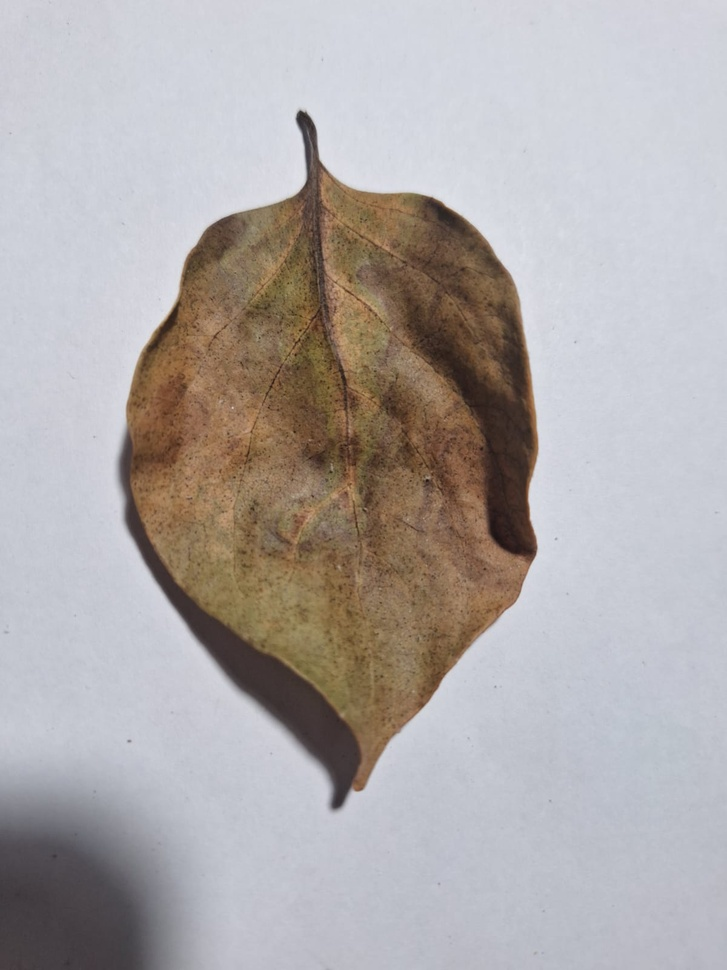
#> input picture last.jpg, 727 x 970 px, shrunk from 1200 x 1600 before the run, given as the content of the folder /content/, which was not available
$ jupyter execute analysis.ipynb   (text cells are left out)
#> lines starting #> are read from the running program, lines starting #| are printed output that depends on the picture; after the words box and inside, x2 and y2 are one past the last pixel; in counts of white or black regions, pixels touching at a corner belong together; pictures that were not available may be replaced by others from this repository, and a replacement may not be noted
[cell 1]
from google.colab import files

uploaded = files.upload()
#> the answer given: last.jpg

[cell 2]
import os
os.listdir('/content/')

[cell 3]
import os
import cv2
import numpy as np
import matplotlib.pyplot as plt

def compute_leaf_size(mask):
    #Compute leaf size from the total image
    leaf_area = np.sum(mask > 0)
    total_area = mask.shape[0] * mask.shape[1]
    return leaf_area / total_area

def compute_leaf_roughness(image):
    #Compute leaf roughness by taking into account the edges
    #Using opencv
    gray_image = cv2.cvtColor(image, cv2.COLOR_BGR2GRAY)
    edges = cv2.Canny(gray_image, threshold1=30, threshold2=100)
    roughness = np.sum(edges > 0) / (edges.shape[0] * edges.shape[1])
    return roughness

def compute_greenness(image_path):

    # Read the image using opencv
#> called with image_path = '/content/last.jpg'
    image = cv2.imread(image_path)
#> image is the input picture: shape (970, 727, 3); mean B, G, R 170.1, 170.3, 175.4
    if image is None:
        print(f"Warning: Unable to load image '{image_path}'. Skipping.")
        return None
    image_hsv = cv2.cvtColor(image, cv2.COLOR_BGR2HSV)
#> image_hsv: shape (970, 727, 3); mean H, S, V 89.9, 38, 183.4

    # Define the range for green color
    lower_green = np.array([0, 0, 0])
    upper_green = np.array([85, 255, 255])

    green_mask = cv2.inRange(image_hsv, lower_green, upper_green)
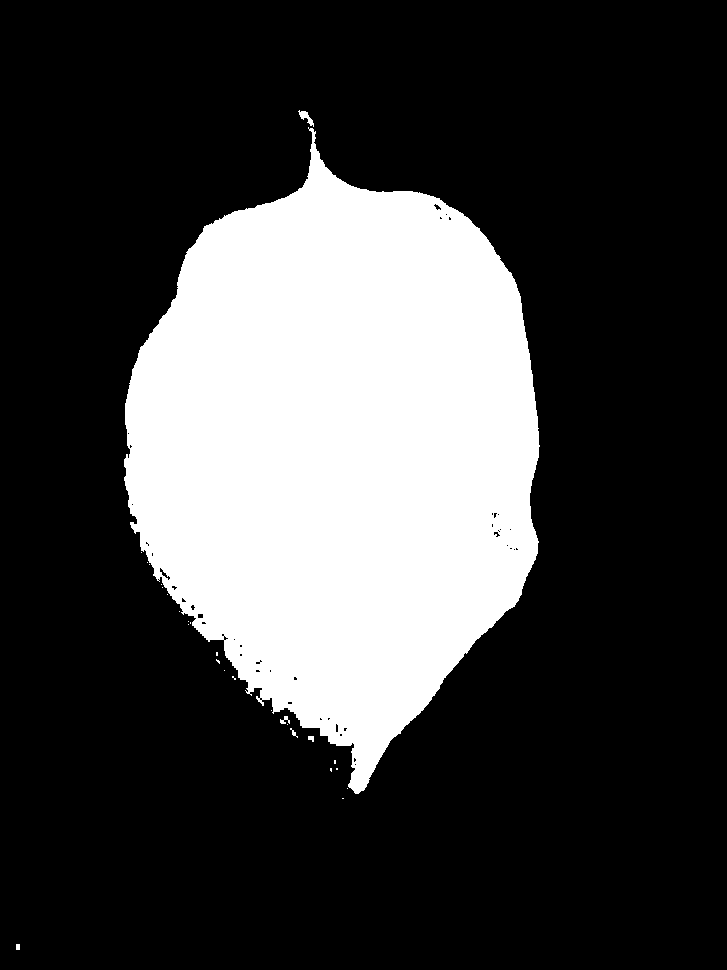
#> green_mask: shape (970, 727); 25.6% white; 27 white regions (21 under 20 px), largest, box (x1, y1, x2, y2) and area: (124, 127, 540, 794) 180519, (298, 110, 314, 127) 103, (280, 716, 290, 724) 43, (308, 736, 314, 742) 28, (290, 728, 298, 738) 26, (16, 944, 20, 950) 24

    image_rgb = cv2.cvtColor(image, cv2.COLOR_BGR2RGB).astype(float)
    green_only = cv2.bitwise_and(image_rgb, image_rgb, mask=green_mask)
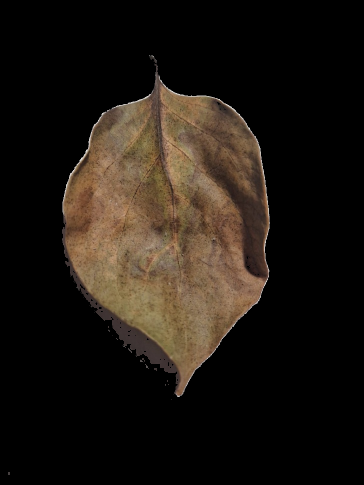
#> green_only: shape (970, 727, 3) float64 (shown at 1/2 size); mean R, G, B 31.3, 24.7, 18.1

    # Extract the channels
    R = green_only[:, :, 0]
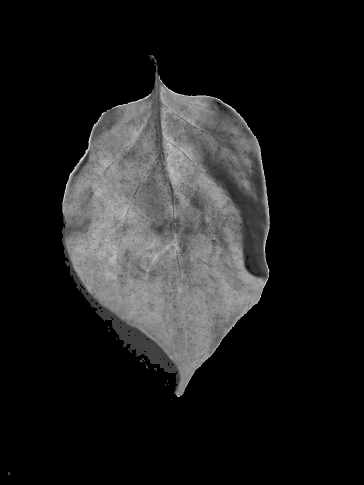
#> R: shape (970, 727) float64 (shown at 1/2 size); min 0, max 229, mean 31.3
    G = green_only[:, :, 1]
    B = green_only[:, :, 2]

    # Compute the greenness of the leaf
    epsilon = 1e-6
    denominator = R + G + B + epsilon
    greenness = G / denominator
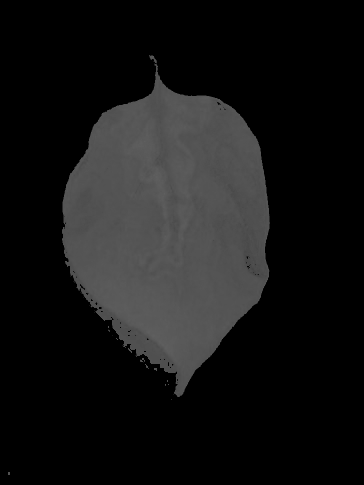
#> greenness: shape (970, 727) float64 (shown at 1/2 size); min 0, max 0.396, mean 0.085

    # Calculate the average greenness across the leaf (only green areas)
    green_area = np.sum(green_mask > 0)
#> green_area = 180805
    total_area = image.shape[0] * image.shape[1]
    avg_greenness = np.mean(greenness[green_mask > 0])
#> avg_greenness = 0.331
    green_area_ratio = green_area / total_area
#> green_area_ratio = 0.256

    # Compute leaf size
    gray_image = cv2.cvtColor(image, cv2.COLOR_BGR2GRAY)
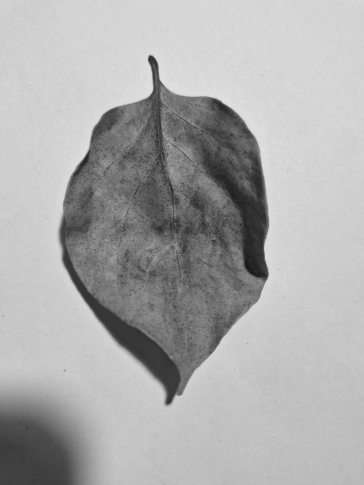
#> gray_image: shape (970, 727) (shown at 1/2 size); min 21, max 227, mean 171.8
    _, leaf_mask = cv2.threshold(gray_image, 240, 255, cv2.THRESH_BINARY_INV)
#> leaf_mask: shape (970, 727); every value is 255
    leaf_size = compute_leaf_size(leaf_mask)
#> in compute_leaf_size, `leaf_area = np.sum(mask > 0)`: leaf_area = 705190
#> leaf_size = 1

    # Compute leaf roughness
    leaf_roughness = compute_leaf_roughness(image)
#> in compute_leaf_roughness, `edges = cv2.Canny(gray_image, threshold1=30, threshold2=100)`:
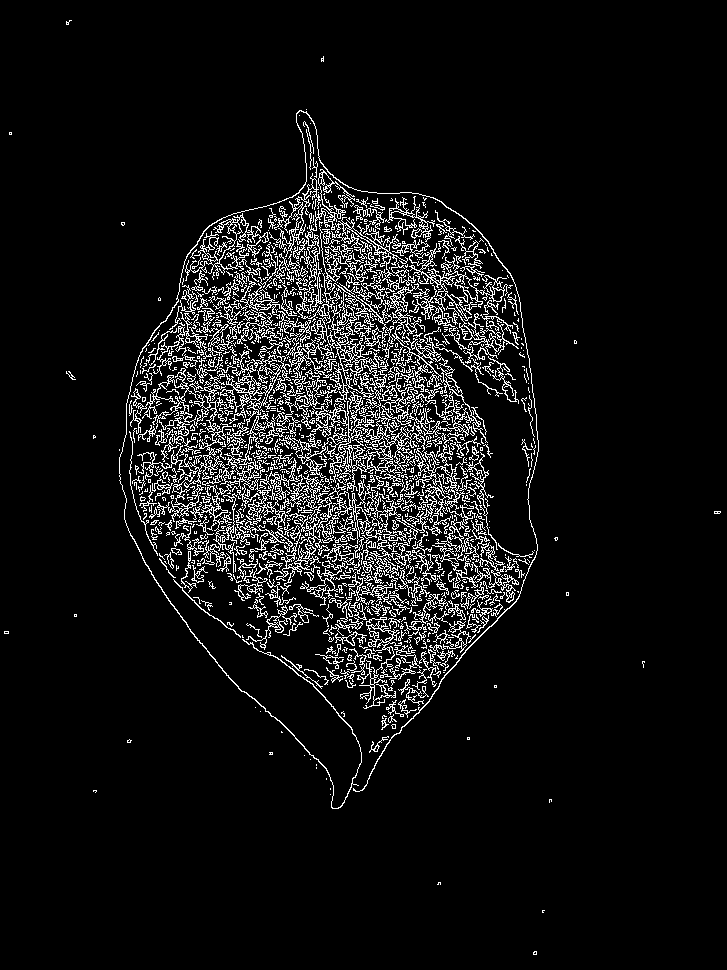
#> edges: shape (970, 727); 7.4% white in thin lines or dots
#> in compute_leaf_roughness, `roughness = np.sum(edges > 0) / (edges.shape[0] * edges.shape[1])`: roughness = 0.0736
#> leaf_roughness = 0.0736

    return avg_greenness, green_area_ratio, leaf_size, leaf_roughness

def analyze_leaves(directory):

    supported_formats = ('.png', '.jpg', '.jpeg', '.bmp', '.tif', '.tiff')
    image_files = [f for f in os.listdir(directory) if f.lower().endswith(supported_formats)]

    if not image_files:
        print("No image files found in the specified directory.")
        return

    health_scores = {}

    print("Analyzing images...\n")

    for img in image_files:
        path = os.path.join(directory, img)
        result = compute_greenness(path)
#> result = (0.331, 0.256, 1, 0.0736)
        if result is not None:
            avg_greenness, green_area_ratio, leaf_size, leaf_roughness = result
#> avg_greenness = 0.331; green_area_ratio = 0.256; leaf_size = 1; leaf_roughness = 0.0736
            # Calculate Plant Health Index (PHI)
            PHI = 0.5 * avg_greenness + 0.3 * leaf_size + 0.2 * (1 - leaf_roughness)
#> PHI = 0.651
            health_scores[img] = PHI
            print(f"Analyzed '{img}': plant health index = {PHI:.4f} (Greenness: {avg_greenness:.4f}, Size: {leaf_size:.4f}, Roughness: {leaf_roughness:.4f})")
#| Analyzed 'last.jpg': plant health index = 0.6510 (Greenness: 0.3314, Size: 1.0000, Roughness: 0.0736)

    if not health_scores:
        print("No valid images were processed.")
        return

    # Identify the healthiest leaf image (highest PHI)
    healthiest_image = max(health_scores, key=health_scores.get)
#> healthiest_image = 'last.jpg'
    healthiest_score = health_scores[healthiest_image]
#> healthiest_score = 0.651

    print("\n=== Analysis Results ===")
    print(f"Healthiest Leaf: '{healthiest_image}' with a Plant Health Index (PHI) of {healthiest_score:.4f}")
#| Healthiest Leaf: 'last.jpg' with a Plant Health Index (PHI) of 0.6510
    print("\nOther Leaves:")

    sorted_images = sorted(health_scores.items(), key=lambda x: x[1], reverse=True)
#> sorted_images = [('last.jpg', 0.651)]

    for img, PHI in sorted_images:
        if img == healthiest_image:
            continue  # Skip the healthiest image
        relative_health = (PHI / healthiest_score) * 100
        print(f" - '{img}': Plant Health Index = {PHI:.4f} ({relative_health:.2f}% of healthiest leaf)")
#> this loop made 1 pass

    print("\nAnalysis complete.")

if __name__ == "__main__":
    # Example of processing the uploaded image directly
    directory = "/content/"  # Directory where your leaf images are stored

    if not os.path.isdir(directory):
        print(f"Error: The directory '{directory}' does not exist.")
    else:
        analyze_leaves(directory)

$ run again, on second.jpg
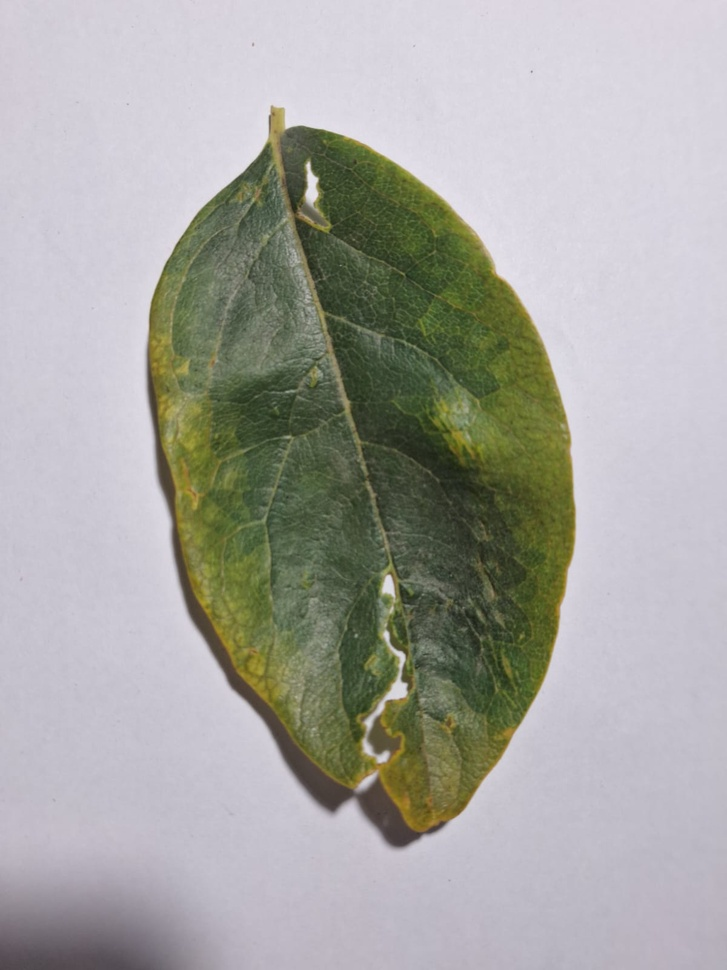
#> input picture second.jpg, 727 x 970 px, shrunk from 1200 x 1600 before the run, given as the content of the folder /content/, which was not available
#> in compute_greenness, image is the input picture: shape (970, 727, 3); mean B, G, R 162.3, 166.8, 167
#> image_hsv: shape (970, 727, 3); mean H, S, V 101.2, 38.8, 174.2
#> in compute_greenness, `green_mask = cv2.inRange(image_hsv, lower_green, upper_green)`:
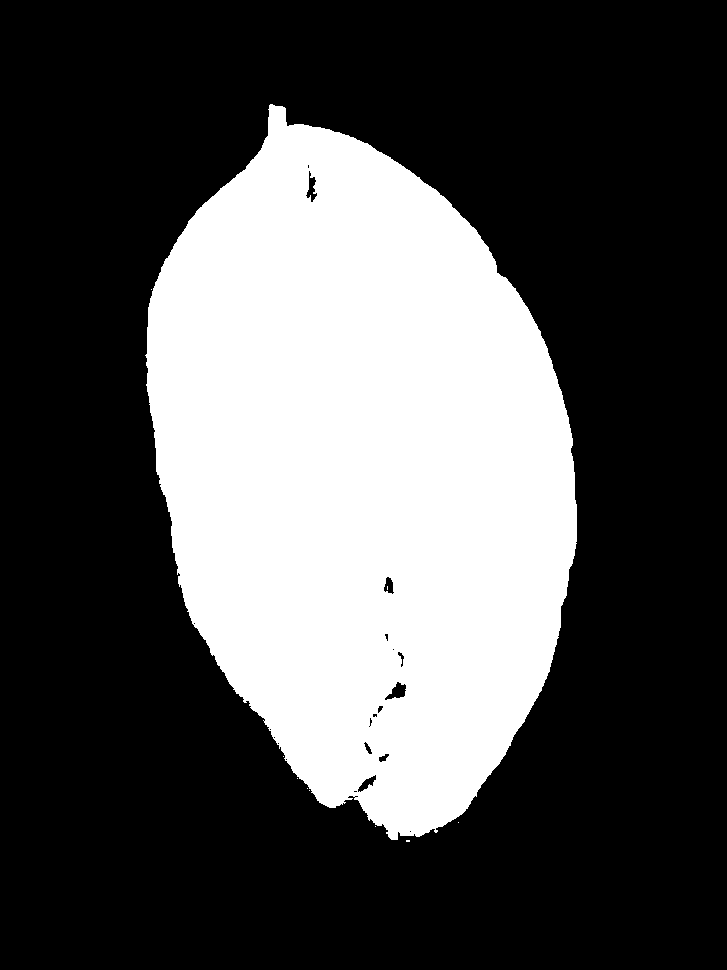
#> green_mask: shape (970, 727); 31.7% white; 10 white regions (9 under 20 px), largest, box (x1, y1, x2, y2) and area: (145, 104, 577, 840) 223188
#> green_area = 223207
#> in compute_greenness, `avg_greenness = np.mean(greenness[green_mask > 0])`: avg_greenness = 0.394
#> in compute_greenness, `green_area_ratio = green_area / total_area`: green_area_ratio = 0.317
#> leaf_mask: shape (970, 727); every value is 255
#> leaf_area = 705190
#> in compute_greenness, `leaf_size = compute_leaf_size(leaf_mask)`: leaf_size = 1
#> in compute_leaf_roughness, `edges = cv2.Canny(gray_image, threshold1=30, threshold2=100)`:
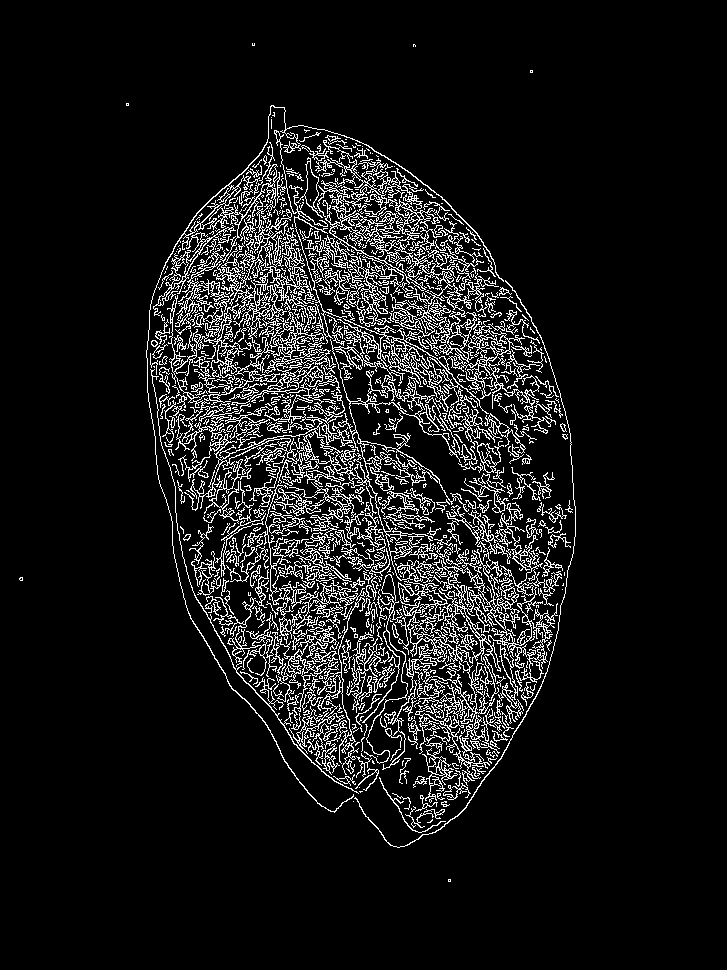
#> edges: shape (970, 727); 9.1% white in thin lines or dots, all inside (x1, y1, x2, y2) = (19, 43, 576, 882)
#> roughness = 0.0908
#> result = (0.394, 0.317, 1, 0.0908)
#> in analyze_leaves, `avg_greenness, green_area_ratio, leaf_size, leaf_roughness = result`: avg_greenness = 0.394; green_area_ratio = 0.317; leaf_size = 1; leaf_roughness = 0.0908
#> in analyze_leaves, `PHI = 0.5 * avg_greenness + 0.3 * leaf_size + 0.2 * (1 - leaf_roughness)`: PHI = 0.679
#| Analyzed 'second.jpg': plant health index = 0.6786 (Greenness: 0.3936, Size: 1.0000, Roughness: 0.0908)
#> healthiest_image = 'second.jpg'
#> healthiest_score = 0.679
#| Healthiest Leaf: 'second.jpg' with a Plant Health Index (PHI) of 0.6786
#> sorted_images = [('second.jpg', 0.679)]
#> the loop in analyze_leaves, `for img, PHI in sorted_images:` made 1 pass

$ run again, on third.jpg
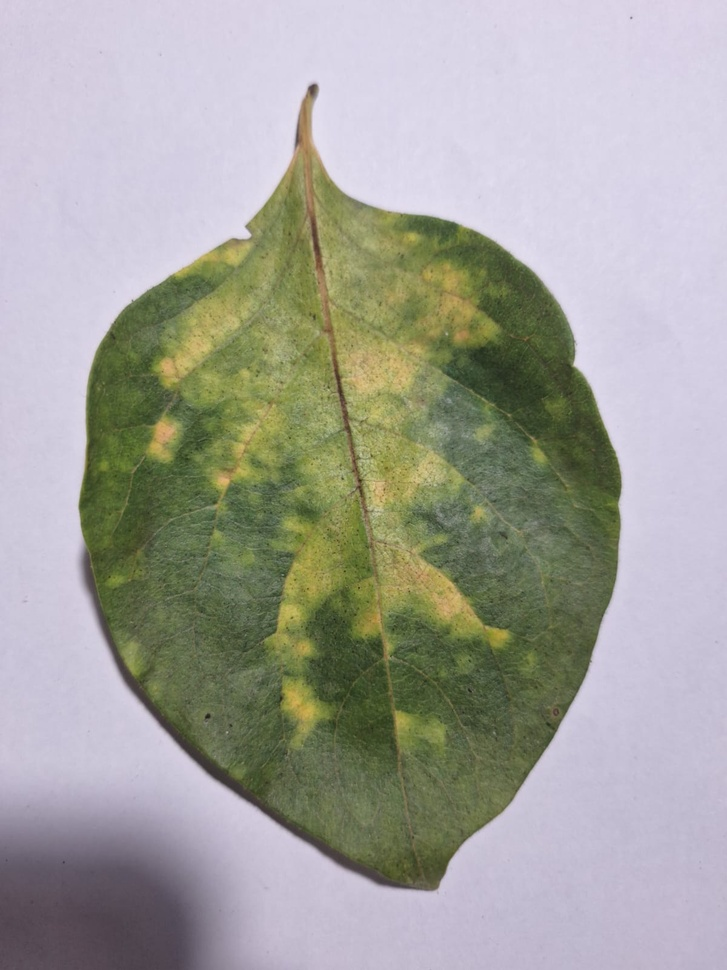
#> input picture third.jpg, 727 x 970 px, shrunk from 1200 x 1600 before the run, given as the content of the folder /content/, which was not available
#> in compute_greenness, image is the input picture: shape (970, 727, 3); mean B, G, R 155.9, 162.4, 162.9
#> image_hsv: shape (970, 727, 3); mean H, S, V 92.6, 51.6, 173.7
#> in compute_greenness, `green_mask = cv2.inRange(image_hsv, lower_green, upper_green)`:
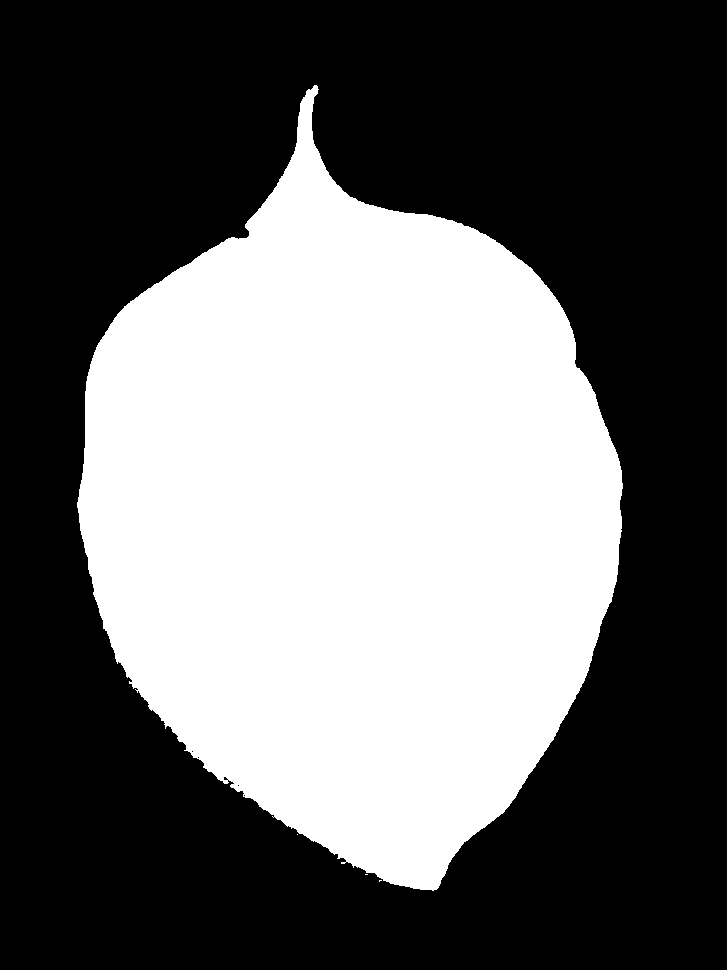
#> green_mask: shape (970, 727); 40.1% white; 4 white regions (3 under 20 px), largest, box (x1, y1, x2, y2) and area: (77, 85, 623, 891) 282432
#> green_area = 282440
#> in compute_greenness, `avg_greenness = np.mean(greenness[green_mask > 0])`: avg_greenness = 0.392
#> in compute_greenness, `green_area_ratio = green_area / total_area`: green_area_ratio = 0.401
#> leaf_mask: shape (970, 727); every value is 255
#> leaf_area = 705190
#> in compute_greenness, `leaf_size = compute_leaf_size(leaf_mask)`: leaf_size = 1
#> in compute_leaf_roughness, `edges = cv2.Canny(gray_image, threshold1=30, threshold2=100)`:
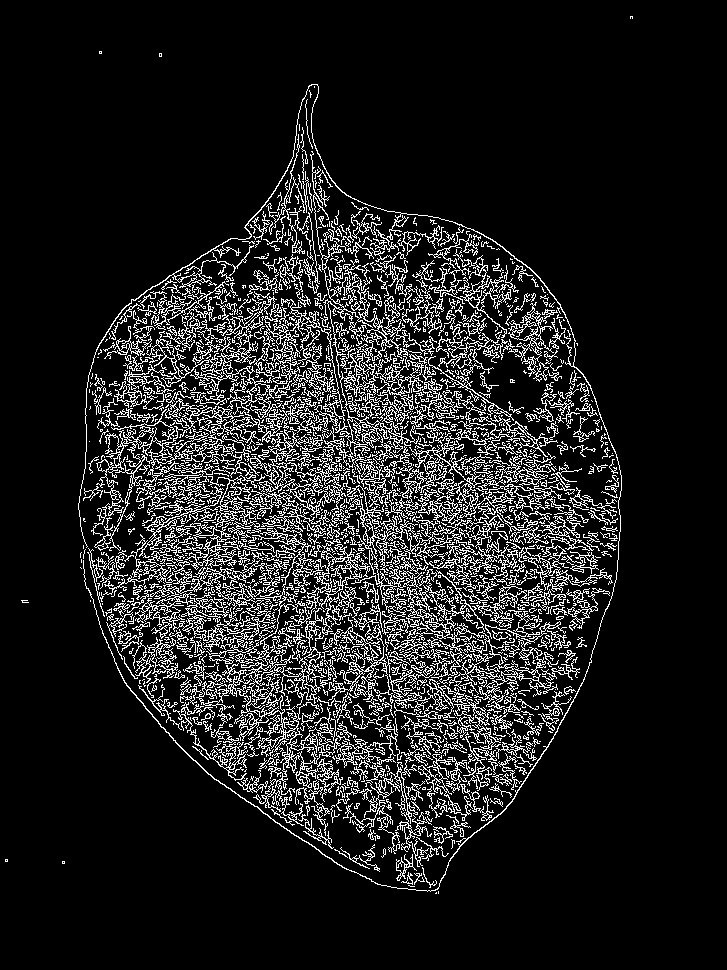
#> edges: shape (970, 727); 12% white in thin lines or dots, all inside (x1, y1, x2, y2) = (5, 16, 633, 894)
#> roughness = 0.12
#> result = (0.392, 0.401, 1, 0.12)
#> in analyze_leaves, `avg_greenness, green_area_ratio, leaf_size, leaf_roughness = result`: avg_greenness = 0.392; green_area_ratio = 0.401; leaf_size = 1; leaf_roughness = 0.12
#> in analyze_leaves, `PHI = 0.5 * avg_greenness + 0.3 * leaf_size + 0.2 * (1 - leaf_roughness)`: PHI = 0.672
#| Analyzed 'third.jpg': plant health index = 0.6722 (Greenness: 0.3924, Size: 1.0000, Roughness: 0.1201)
#> healthiest_image = 'third.jpg'
#> healthiest_score = 0.672
#| Healthiest Leaf: 'third.jpg' with a Plant Health Index (PHI) of 0.6722
#> sorted_images = [('third.jpg', 0.672)]
#> the loop in analyze_leaves, `for img, PHI in sorted_images:` made 1 pass
